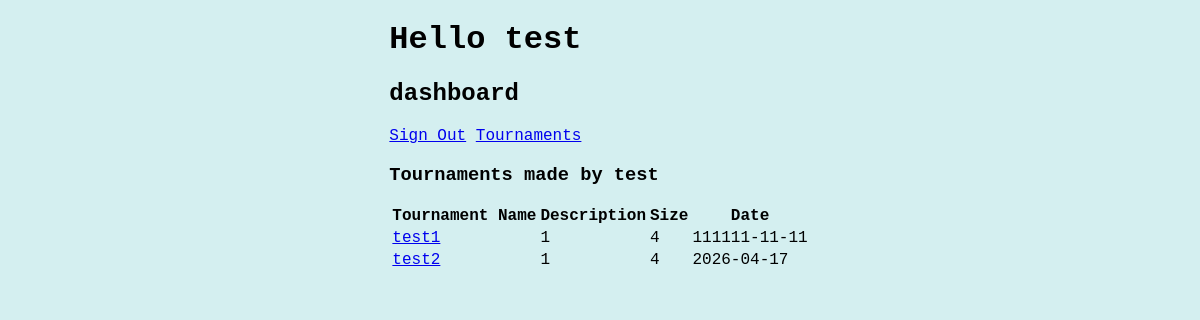
The page /dashboard (signed in) on the database as committed earlier.
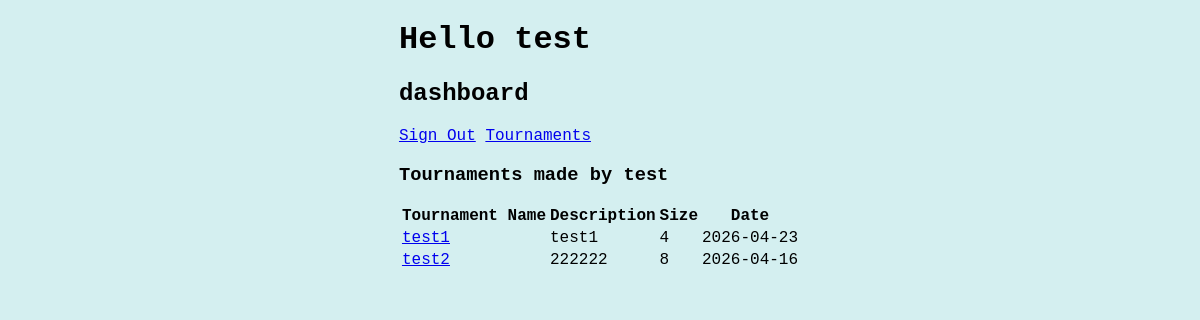
The same page on the database as committed later.
### tables this page shows
CREATE TABLE tournaments (
                         tournamentID INTEGER PRIMARY KEY AUTOINCREMENT,
                         userID INTEGER NOT NULL,
                         tournamentName TEXT UNIQUE NOT NULL,
                         tournamentDescription TEXT NOT NULL,
                         tournamentDate DATE NOT NULL,
                         tournamentSize INTEGER NOT NULL,
                         FOREIGN KEY (userID) REFERENCES users(userID) ON DELETE CASCADE
                         );

### Blueprints/pages.py (the view)
@pages.route("/dashboard")
def dashboard():
    if not isAuthorised():
        return redirect(url_for("pages.guestdashboard"))
    currentUser = session["currentUser"]
    userID = session["userID"]
    currentTournament = None
    currentTournamentsMatchIDs = None
    session["currentTournament"] = currentTournament
    session["currentTournamentsMatchIDs"] = currentTournamentsMatchIDs
    db = DataBaseHandler()
    tournaments = db.fetchTournamentsByUser(userID)
    return render_template("dashboard.html", currentUser = currentUser, db = db, userID = userID, tournaments = tournaments)

### Scripts/isAuthorised.py (called while the page is built)
def isAuthorised():
    return "currentUser" in session

### database.py (called while the page is built)
    def connect(self):
        return sql.connect(self.dbName)

    def fetchTournamentsByUser(self, userID):
        with self.connect() as conn:
            conn.cursor()
            results = conn.execute("SELECT tournamentID, tournamentName, tournamentDescription, tournamentSize, tournamentDate FROM tournaments WHERE userID = ?", (userID,))
            conn.commit()
            tournaments = results.fetchall()
            return tournaments

### templates/dashboard.html (shortened to what this page needs)
{%extends "base.html" %}
{% block content %}
<div class = "webpage">
    <h1>Hello {{currentUser}}</h1>
    <h2>dashboard</h2>
    <a href = auth/signout>Sign Out</a>
    <a href = /tournaments>Tournaments</a>
    <div class="table">
    <h3>Tournaments made by {{currentUser}}</h3>
    {% if not tournaments %}
        <p>No tournaments at the moment</p>
    {% else %}
        <table>
            <thead>
                <tr>
                    <th>Tournament Name</th>
                    <th>Description</th>
                    <th>Size</th>
                    <th>Date</th>
                </tr>
            </thead>
            <tbody>
                {% for tournament in tournaments %}
                    <tr>
                        <td>
                            <a href = {{ "/tournaments/" + tournament[0]|string }}> {{tournament[1]}} </a>
                        </td>
                        <td>{{tournament[2]}}</td>
                        <td>{{tournament[3]}}</td>
                        <td>{{tournament[4]}}</td>
                    </tr>
                {% endfor %}
            </tbody>
        </table>
    {% endif %}
    </div>
</div>
{% endblock %}

### templates/base.html (shortened to what this page needs)
<!DOCTYPE html>
<html lang="en">
<head>
    <link rel = "stylesheet" href = {{ url_for('static', filename='styles/global.css') }} >
</head>
<body>
    {% block content %}
    {% endblock %}
</body>
</html>

### static/styles/global.css (style rules this page uses)
body { background-color: rgb(212, 239, 240); font-family: 'Courier New', Courier, monospace; margin: 0; width: 100vw; height: 100vh; justify-items: center; align-items: center; }

Rows that differ between the two databases and show on the page:
changed tournaments "test1": tournamentDescription "1" → "test1"; tournamentDate "111111-11-11" → "2026-04-23"
changed tournaments "test2": tournamentDescription "1" → "222222"; tournamentSize "4" → "8"; tournamentDate "2026-04-17" → "2026-04-16"
